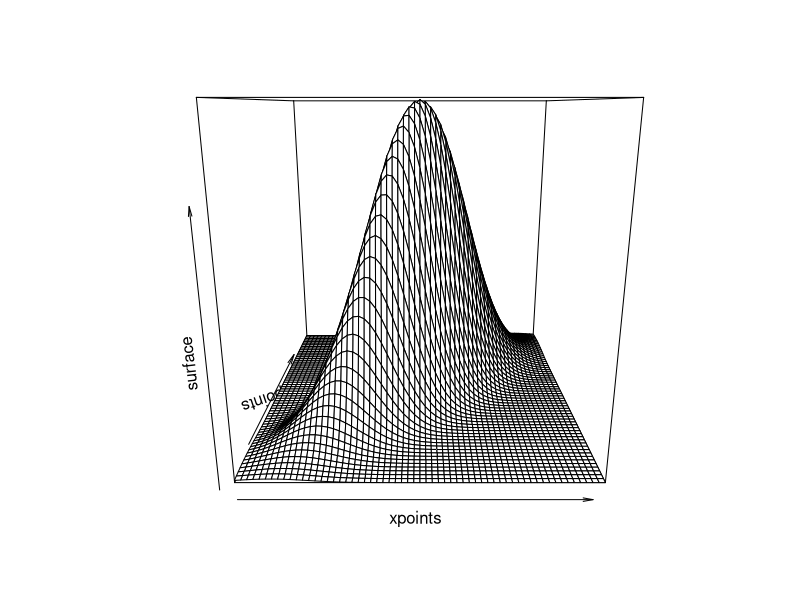
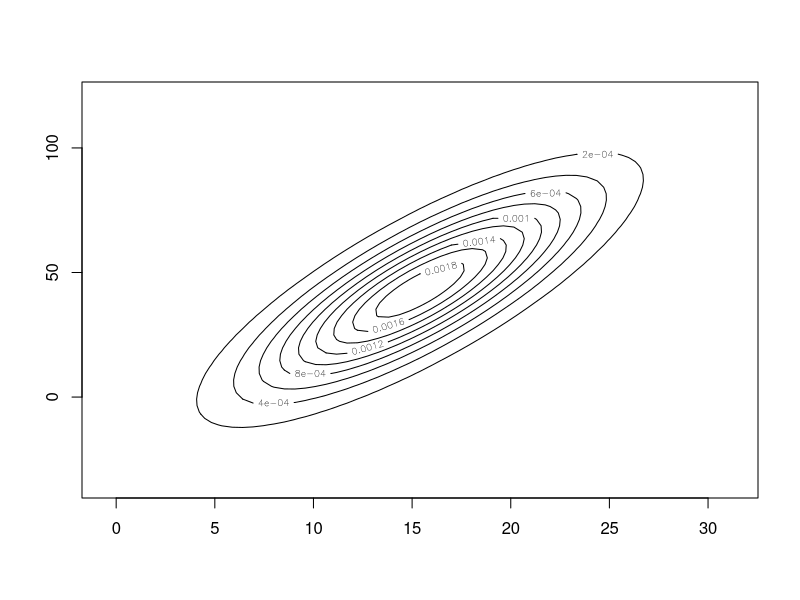

These charts were generated, in order, by the following R code:
opar = par(ask=TRUE)

data(cars)

C <- as.matrix(cars)
Cmeans <- apply(C, 2, mean)
Csds <- apply(C, 2, sd)
n <- dim(C)[1]
p <- dim(C)[2]

A <- as.matrix(C) - matrix(Cmeans, n,p, byrow=TRUE)

ATA <- t(A) %*% A / (n-1)

cov(C)
ATA - cov(C)

Ccov <- ATA       #  = cov(C)

W <- solve(Ccov)  #  = inverse(Ccov)

g <- function(xvec) {
     1/sqrt(2*pi)^2 / sqrt(det(Ccov)) *
        exp( -1/2 * (t(xvec-Cmeans) %*% W %*% (xvec-Cmeans))[1,1] )
}

npoints <- 61
points <- seq(-3,3, length=npoints)
xpoints <- points*Csds[1] + Cmeans[1]
ypoints <- points*Csds[2] + Cmeans[2]
surface <- matrix(0, npoints, npoints)
for (i in 1:npoints) {
   for (j in 1:npoints) {
      surface[i,j] <- g(c(xpoints[i],ypoints[j]))
   }
}

persp(surface, x=xpoints, y=ypoints)


contour(surface, x=xpoints, y=ypoints)

par(opar)
